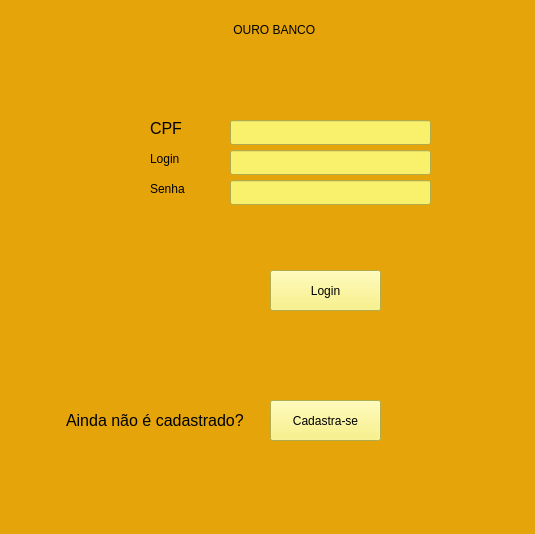
<?xml version="1.0" encoding="UTF-8"?>
<ui version="4.0">
 <class>MainWindow</class>
 <widget class="QMainWindow" name="MainWindow">
  <property name="geometry">
   <rect>
    <x>0</x>
    <y>0</y>
    <width>535</width>
    <height>534</height>
   </rect>
  </property>
  <property name="windowTitle">
   <string>MainWindow</string>
  </property>
  <property name="styleSheet">
   <string notr="true">background-color: rgb(248, 228, 92);
background-color: rgb(229, 165, 10);</string>
  </property>
  <widget class="QWidget" name="centralwidget">
   <widget class="QLabel" name="label">
    <property name="geometry">
     <rect>
      <x>190</x>
      <y>20</y>
      <width>181</width>
      <height>20</height>
     </rect>
    </property>
    <property name="text">
     <string>             OURO BANCO</string>
    </property>
   </widget>
   <widget class="QLabel" name="label_2">
    <property name="geometry">
     <rect>
      <x>150</x>
      <y>150</y>
      <width>67</width>
      <height>17</height>
     </rect>
    </property>
    <property name="styleSheet">
     <string notr="true"/>
    </property>
    <property name="text">
     <string>Login</string>
    </property>
   </widget>
   <widget class="QLabel" name="label_3">
    <property name="geometry">
     <rect>
      <x>150</x>
      <y>180</y>
      <width>67</width>
      <height>17</height>
     </rect>
    </property>
    <property name="text">
     <string>Senha</string>
    </property>
   </widget>
   <widget class="QLineEdit" name="lineEdit">
    <property name="geometry">
     <rect>
      <x>230</x>
      <y>150</y>
      <width>201</width>
      <height>25</height>
     </rect>
    </property>
    <property name="styleSheet">
     <string notr="true">background-color: rgb(249, 240, 107);</string>
    </property>
   </widget>
   <widget class="QLineEdit" name="lineEdit_2">
    <property name="geometry">
     <rect>
      <x>230</x>
      <y>180</y>
      <width>201</width>
      <height>25</height>
     </rect>
    </property>
    <property name="styleSheet">
     <string notr="true">background-color: rgb(249, 240, 107);</string>
    </property>
   </widget>
   <widget class="QPushButton" name="pushButton">
    <property name="geometry">
     <rect>
      <x>270</x>
      <y>270</y>
      <width>111</width>
      <height>41</height>
     </rect>
    </property>
    <property name="styleSheet">
     <string notr="true">background-color: rgb(51, 209, 122);
background-color: rgb(249, 240, 107);</string>
    </property>
    <property name="text">
     <string>Login</string>
    </property>
   </widget>
   <widget class="QPushButton" name="pushButton_2">
    <property name="geometry">
     <rect>
      <x>270</x>
      <y>400</y>
      <width>111</width>
      <height>41</height>
     </rect>
    </property>
    <property name="styleSheet">
     <string notr="true">background-color: rgb(51, 209, 122);
background-color: rgb(249, 240, 107);</string>
    </property>
    <property name="text">
     <string>Cadastra-se</string>
    </property>
   </widget>
   <widget class="QLabel" name="label_4">
    <property name="geometry">
     <rect>
      <x>66</x>
      <y>410</y>
      <width>181</width>
      <height>20</height>
     </rect>
    </property>
    <property name="font">
     <font>
      <pointsize>12</pointsize>
     </font>
    </property>
    <property name="text">
     <string>Ainda não é cadastrado?</string>
    </property>
   </widget>
   <widget class="QLabel" name="label_5">
    <property name="geometry">
     <rect>
      <x>190</x>
      <y>230</y>
      <width>311</width>
      <height>20</height>
     </rect>
    </property>
    <property name="font">
     <font>
      <pointsize>12</pointsize>
     </font>
    </property>
    <property name="text">
     <string/>
    </property>
   </widget>
   <widget class="QLabel" name="label_6">
    <property name="geometry">
     <rect>
      <x>150</x>
      <y>120</y>
      <width>67</width>
      <height>17</height>
     </rect>
    </property>
    <property name="font">
     <font>
      <pointsize>12</pointsize>
     </font>
    </property>
    <property name="text">
     <string>CPF</string>
    </property>
   </widget>
   <widget class="QLineEdit" name="lineEdit_3">
    <property name="geometry">
     <rect>
      <x>230</x>
      <y>120</y>
      <width>201</width>
      <height>25</height>
     </rect>
    </property>
    <property name="font">
     <font>
      <pointsize>12</pointsize>
     </font>
    </property>
    <property name="styleSheet">
     <string notr="true">background-color: rgb(249, 240, 107);</string>
    </property>
   </widget>
  </widget>
  <widget class="QMenuBar" name="menubar">
   <property name="geometry">
    <rect>
     <x>0</x>
     <y>0</y>
     <width>535</width>
     <height>22</height>
    </rect>
   </property>
  </widget>
  <widget class="QStatusBar" name="statusbar"/>
 </widget>
 <resources/>
 <connections/>
</ui>
